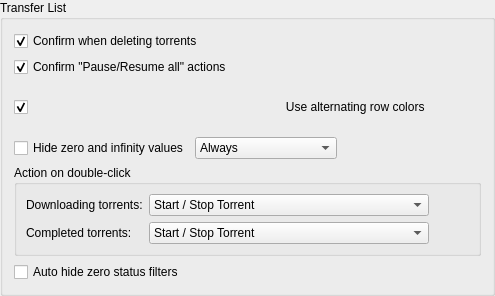
                                                    <widget class="QGroupBox" name="groupBox_4">
                                                        <property name="title">
                                                            <string>Transfer List</string>
                                                        </property>
                                                        <layout class="QVBoxLayout" name="verticalLayout_4">
                                                            <item>
                                                                <widget class="QCheckBox" name="confirmDeletion">
                                                                    <property name="toolTip">
                                                                        <string>Shows a confirmation dialog upon torrent deletion</string>
                                                                    </property>
                                                                    <property name="text">
                                                                        <string>Confirm when deleting torrents</string>
                                                                    </property>
                                                                    <property name="checked">
                                                                        <bool>true</bool>
                                                                    </property>
                                                                </widget>
                                                            </item>
                                                            <item>
                                                                <widget class="QCheckBox" name="checkConfirmPauseAndResumeAll">
                                                                    <property name="toolTip">
                                                                        <string>Shows a confirmation dialog upon pausing/resuming all the torrents</string>
                                                                    </property>
                                                                    <property name="text">
                                                                        <string>Confirm &quot;Pause/Resume all&quot; actions</string>
                                                                    </property>
                                                                    <property name="checked">
                                                                        <bool>true</bool>
                                                                    </property>
                                                                </widget>
                                                            </item>
                                                            <item>
                                                                <widget class="QCheckBox" name="checkAltRowColors">
                                                                    <property name="text">
                                                                        <string extracomment="In table elements, every other row will have a grey background.">
                                                                            Use alternating row colors
                                                                        </string>
                                                                    </property>
                                                                    <property name="checked">
                                                                        <bool>true</bool>
                                                                    </property>
                                                                </widget>
                                                            </item>
                                                            <item>
                                                                <layout class="QHBoxLayout" name="horizontalLayout">
                                                                    <item>
                                                                        <widget class="QCheckBox" name="checkHideZero">
                                                                            <property name="text">
                                                                                <string>Hide zero and infinity values</string>
                                                                            </property>
                                                                        </widget>
                                                                    </item>
                                                                    <item>
                                                                        <widget class="QComboBox" name="comboHideZero">
                                                                            <item>
                                                                                <property name="text">
                                                                                    <string>Always</string>
                                                                                </property>
                                                                            </item>
                                                                            <item>
                                                                                <property name="text">
                                                                                    <string>Paused torrents only</string>
                                                                                </property>
                                                                            </item>
                                                                        </widget>
                                                                    </item>
                                                                    <item>
                                                                        <spacer name="horizontalSpacer_10">
                                                                            <property name="orientation">
                                                                                <enum>Qt::Horizontal</enum>
                                                                            </property>
                                                                            <property name="sizeHint" stdset="0">
                                                                                <size>
                                                                                    <width>0</width>
                                                                                    <height>0</height>
                                                                                </size>
                                                                            </property>
                                                                        </spacer>
                                                                    </item>
                                                                </layout>
                                                            </item>
                                                            <item>
                                                                <widget class="QGroupBox" name="groupBox_7">
                                                                    <property name="title">
                                                                        <string>Action on double-click</string>
                                                                    </property>
                                                                    <layout class="QGridLayout" name="gridLayout_14">
                                                                        <item row="0" column="0">
                                                                            <widget class="QLabel" name="lblDlList_2">
                                                                                <property name="text">
                                                                                    <string>Downloading torrents:</string>
                                                                                </property>
                                                                            </widget>
                                                                        </item>
                                                                        <item row="0" column="1">
                                                                            <widget class="QComboBox" name="actionTorrentDlOnDblClBox">
                                                                                <property name="currentIndex">
                                                                                    <number>0</number>
                                                                                </property>
                                                                                <item>
                                                                                    <property name="text">
                                                                                        <string>Start / Stop Torrent</string>
                                                                                    </property>
                                                                                </item>
                                                                                <item>
                                                                                    <property name="text">
                                                                                        <string>Open destination folder</string>
                                                                                    </property>
                                                                                </item>
                                                                                <item>
                                                                                    <property name="text">
                                                                                        <string>Preview file, otherwise open destination folder</string>
                                                                                    </property>
                                                                                </item>
                                                                                <item>
                                                                                    <property name="text">
                                                                                        <string>Show torrent options</string>
                                                                                    </property>
                                                                                </item>
                                                                                <item>
                                                                                    <property name="text">
                                                                                        <string>No action</string>
                                                                                    </property>
                                                                                </item>
                                                                            </widget>
                                                                        </item>
                                                                        <item row="1" column="0">
                                                                            <widget class="QLabel" name="lblUploadList">
                                                                                <property name="text">
                                                                                    <string>Completed torrents:</string>
                                                                                </property>
                                                                            </widget>
                                                                        </item>
                                                                        <item row="1" column="1">
                                                                            <widget class="QComboBox" name="actionTorrentFnOnDblClBox">
                                                                                <item>
                                                                                    <property name="text">
                                                                                        <string>Start / Stop Torrent</string>
                                                                                    </property>
                                                                                </item>
                                                                                <item>
                                                                                    <property name="text">
                                                                                        <string>Open destination folder</string>
                                                                                    </property>
                                                                                </item>
                                                                                <item>
                                                                                    <property name="text">
                                                                                        <string>Preview file, otherwise open destination folder</string>
                                                                                    </property>
                                                                                </item>
                                                                                <item>
                                                                                    <property name="text">
                                                                                        <string>Show torrent options</string>
                                                                                    </property>
                                                                                </item>
                                                                                <item>
                                                                                    <property name="text">
                                                                                        <string>No action</string>
                                                                                    </property>
                                                                                </item>
                                                                            </widget>
                                                                        </item>
                                                                        <item row="0" column="2">
                                                                            <spacer name="horizontalSpacer_12">
                                                                                <property name="orientation">
                                                                                    <enum>Qt::Horizontal</enum>
                                                                                </property>
                                                                                <property name="sizeHint" stdset="0">
                                                                                    <size>
                                                                                        <width>40</width>
                                                                                        <height>20</height>
                                                                                    </size>
                                                                                </property>
                                                                            </spacer>
                                                                        </item>
                                                                    </layout>
                                                                </widget>
                                                            </item>
                                                            <item>
                                                                <widget class="QCheckBox" name="checkBoxHideZeroStatusFilters">
                                                                    <property name="text">
                                                                        <string>Auto hide zero status filters</string>
                                                                    </property>
                                                                </widget>
                                                            </item>
                                                        </layout>
                                                    </widget>
